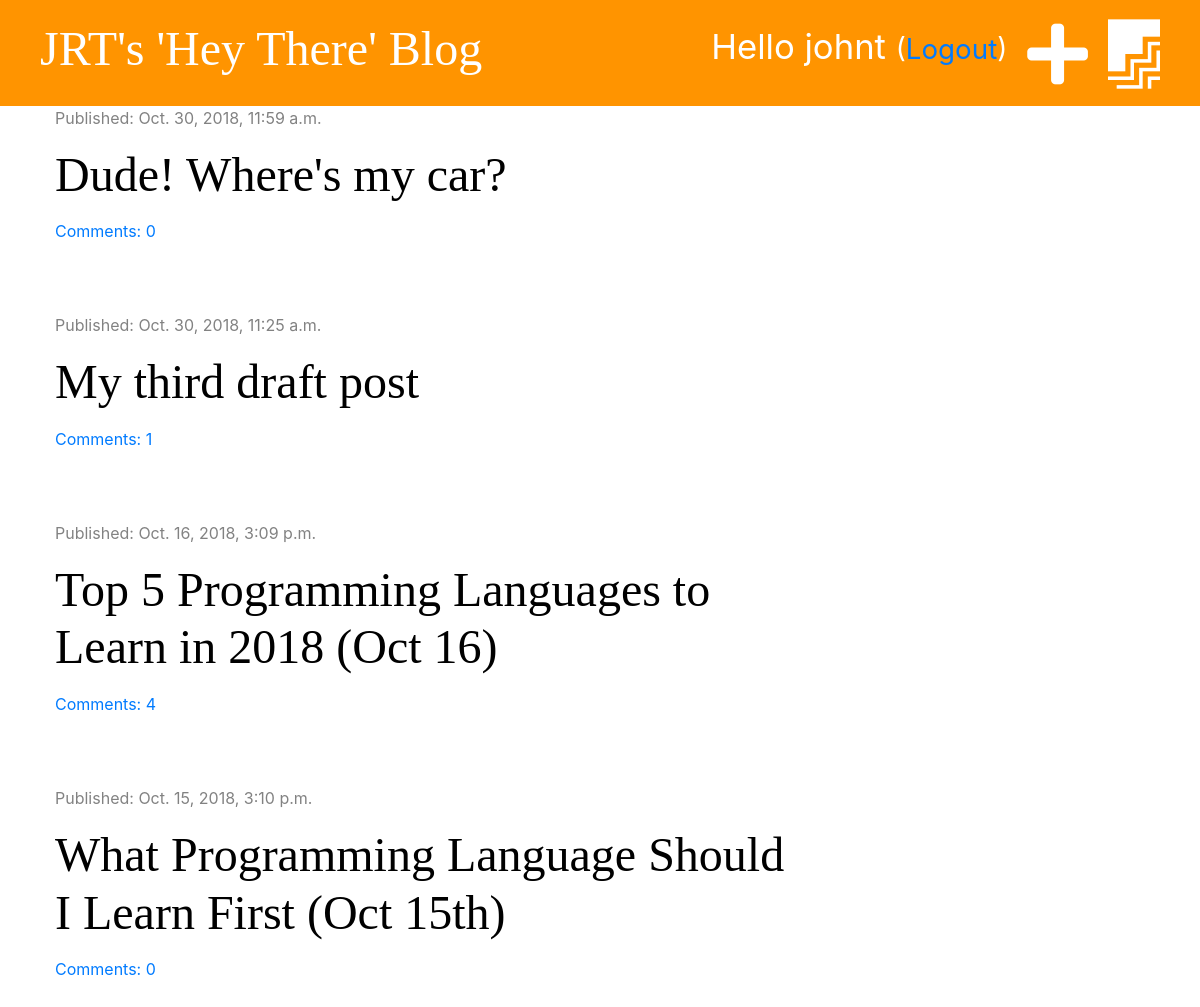
The app's page / (signed in) with its own data.
### blog/models.py (models this page shows, shortened)
class Post(models.Model):
    author = models.ForeignKey('auth.User', on_delete=models.CASCADE)
    title = models.CharField(max_length=200)
    text = models.TextField()
    created_date = models.DateTimeField(default=timezone.now)
    published_date = models.DateTimeField(blank=True, null=True)
    def approved_comments(self):
        return self.comments.filter(approved=True)

### blog/views.py (the view)
# urls.py: path('', views.post_list, name='post_list'),
def post_list(request):
    posts = Post.objects.filter(published_date__lte=timezone.now()).order_by('-published_date')
    stuff_for_front_end = {'posts': posts}
    return render(request, 'blog/post_list.html', stuff_for_front_end)

### blog/templatetags/markdownify.py (called while the page is built)
@register.filter
def markdown(value):
    renderer = HighlightRenderer()
    markdown = mistune.Markdown(renderer=renderer)
    return markdown(value)

### blog/templates/blog/post_list.html (shortened to what this page needs)
{% extends 'blog/base.html' %}
{% load markdownify %}
{% block content %}
    {% for post in posts %}
        <div class="post">
            <div class="date">
                <p>Published: {{ post.published_date }}</p>
            </div>
            <h1><a href="{% url 'post_detail' pk=post.pk %}">{{ post.title }}</a></h1>
            <a href="{% url 'post_detail' pk=post.pk %}">Comments: {{ post.approved_comments.count }}</a>
        </div>
    {% endfor %}
{% endblock %}

### blog/templates/blog/base.html (shortened to what this page needs)
{% load staticfiles %}
<html>
<head>
    <link rel="stylesheet" href="https://stackpath.bootstrapcdn.com/bootstrap/4.1.3/css/bootstrap.min.css">
    <link rel="stylesheet" href="{% static 'css/blog.css' %}">
    <link rel="stylesheet" href="https://use.fontawesome.com/releases/v5.4.1/css/all.css">
    <link rel="stylesheet" href="{% static 'css/zenburn.css' %}">
</head>
<body>
<div class="page-header">
    {% if user.is_authenticated %}
        <a href="{% url 'post_draft_list' %}" class="top-menu"><i class="fab fa-firstdraft fa-2x" style="color: white"></i></a>
        <a href="{% url 'post_new' %}" class="top-menu"><i class="fas fa-plus fa-2x" style="color: white"></i></a>
        <p class="top-menu">Hello {{ user.username }} <small>(<a href="{% url 'logout' %}">Logout</a>)</small></p>
    {% else %}
        <a href="{% url 'login' %}" class="top-menu"><i class="fas fa-sign-in-alt fa-2x" style="color: white"></i></a>
    {% endif %}
    <h1><a href="/">JRT's 'Hey There' Blog</a></h1>
</div>
<div class="content container">
    <div class="row">
        <div class="col-md-8">
            {% block content %}
            {% endblock %}
         </div>
    </div>
</div>
</body>
</html>

### blog/static/css/blog.css (style rules this page uses)
.page-header { background-color: #ff9400; margin-top: 0; padding: 20px 20px 20px 40px; }
.page-header h1, .page-header h1 a { color: #ffffff; font-size: 36pt; text-decoration: none; }
.content { margin-left: 40px; }
h1, h2, h3, h4 { font-family: 'Tangerine', 'Inconsolata', 'Droid Sans', serif; font-size: 48px; }
.date { color: #828282; }
.post { margin-bottom: 70px; }
.post h1 a { color: #000000; }
.top-menu, top-menu:hover { color: #ffffff; float: right; font-size: 26pt; margin-right: 20px; }

### records on screen
Post: published_date "Oct. 30, 2018, 11:59 a.m.", title "Dude! Where's my car?", approved_comments.count "0"
Post: published_date "Oct. 30, 2018, 11:25 a.m.", title "My third draft post", approved_comments.count "1"
Post: published_date "Oct. 16, 2018, 3:09 p.m.", title "Top 5 Programming Languages to Learn in 2018 (Oct 16)", approved_comments.count "4"
Post: published_date "Oct. 15, 2018, 3:10 p.m.", title "What Programming Language Should I Learn First (Oct 15th)", approved_comments.count "0"

### other values on screen
{{ user.username }} "johnt"
